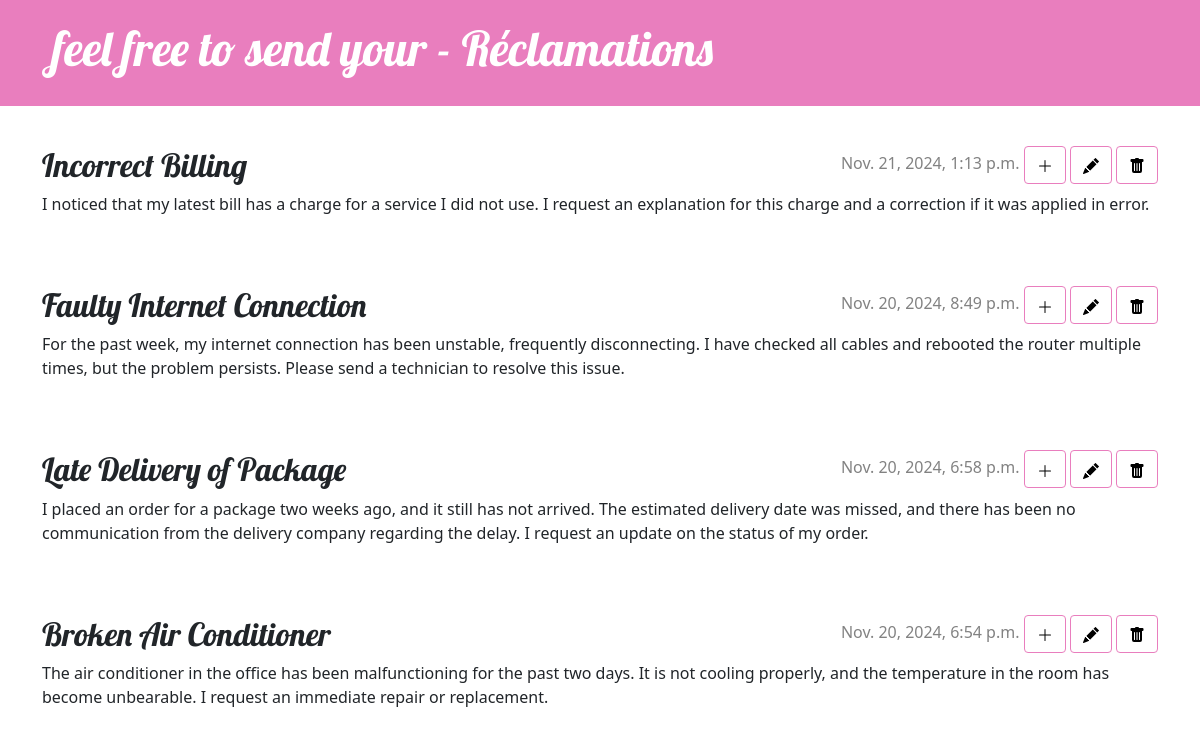
The page /reclamation/list (signed in) on the database its author committed.
### blog/models.py (models this page shows, shortened)
class Reclamation(models.Model):
    author = models.ForeignKey(settings.AUTH_USER_MODEL, on_delete=models.CASCADE)
    title = models.CharField("Titre de la réclamation", max_length=200)
    text = models.TextField("Texte de la réclamation")
    created_date = models.DateTimeField("Date de création", default=timezone.now)
    published_date = models.DateTimeField("Date de publication", blank=True, null=True)

### blog/views.py (the view)
# urls.py: path('reclamation/list', views.reclamation_list, name='reclamation_list'),
def reclamation_list(request):
    reclamations = Reclamation.objects.filter(published_date__lte=timezone.now()).order_by('-published_date')
    return render(request, 'blog/reclamation_list.html', {'reclamations': reclamations})

### blog/templates/blog/reclamation_list.html (shortened to what this page needs)
{% extends 'blog/base.html' %}
{% load static %}
{% block content %}
    {% for reclamation in reclamations %}
        <article class="reclamation">
            {% if user.is_authenticated %}
            <time class="date">{{ reclamation.published_date }}
                <a class="btn btn-secondary" href="{% url 'reclamation_new'  %}">
                    <img src="{% static 'icons/plus-lg.svg' %}" alt="Edit Icon">
                </a>
                <a class="btn btn-secondary" href="{% url 'reclamation_edit' pk=reclamation.pk %}">
                    <img src="{% static 'icons/pencil-fill.svg' %}" alt="new Icon">
                </a>
                <form action="{% url 'reclamation_delete' pk=reclamation.pk %}" method="post" style="display:inline;">
                    <button class="btn btn-secondary" type="submit" onclick="return confirm('Are you sure you want to delete this reclamation?');">
                        <img src="{% static 'icons/trash-fill.svg' %}" alt="Delete Icon">
                    </button>
                </form>
            </time>
            {% endif %}
            <h2><a>{{ reclamation.title }}</a></h2>
            <p>{{ reclamation.text|linebreaksbr }} </p>
        </article>
    {% endfor %}
{% endblock %}

### blog/templates/blog/base.html (shortened to what this page needs)
{% load static %}
<!DOCTYPE html>
<html>
    <head>
        <link rel="stylesheet" href="https://cdn.jsdelivr.net/npm/bootstrap@5.1.3/dist/css/bootstrap.min.css">
        <link rel="stylesheet" href="{% static 'css/blog.css' %}">
    </head>
    <body>
        <header class="page-header">
            <div class="container">
                <h1><a href="/">feel free to send your - Réclamations</a></h1>
            </div>
        </header>
        <main class="content container">
            <div class="row">
                <div class="col">
                    {% block content %}
                    {% endblock %}
                </div>
            </div>
        </main>
    </body>
</html>

### blog/static/css/blog.css (style rules this page uses)
.page-header { background-color: #e97ebe; margin-top: 0; margin-bottom: 40px; padding: 20px 20px 20px 40px; }
.page-header h1, .page-header h1 a, .page-header h1 a:visited, .page-header h1 a:active { color: #ffffff; font-size: 36pt; text-decoration: none; }
h1, h2, h3, h4 { font-family: 'Lobster', cursive; }
.date { color: #828282; }
.reclamation { margin-bottom: 70px; }
.reclamation h2 a, .reclamation h2 a:visited { color: #e97ebe; }
.reclamation > .date, .reclamation > .actions { float: right; }
.btn-secondary, .btn-secondary:visited { color: #e97ebe; background: none; border-color: #e97ebe; }

### rows shown on the page
Reclamation: published_date "Nov. 21, 2024, 1:13 p.m.", title "Incorrect Billing", text "I noticed that my latest bill has a charge for a service I did not use. I request an explanation for this charge and a correction if it was applied in error."
Reclamation: published_date "Nov. 20, 2024, 8:49 p.m.", title "Faulty Internet Connection", text "For the past week, my internet connection has been unstable, frequently disconnecting. I have checked all cables and rebooted the router multiple times, but the problem persists. Please send a technician to resolve this issue."
Reclamation: published_date "Nov. 20, 2024, 6:58 p.m.", title "Late Delivery of Package", text "I placed an order for a package two weeks ago, and it still has not arrived. The estimated delivery date was missed, and there has been no communication from the delivery company regarding the delay. I request an update on the status of my order."
Reclamation: published_date "Nov. 20, 2024, 6:54 p.m.", title "Broken Air Conditioner", text "The air conditioner in the office has been malfunctioning for the past two days. It is not cooling properly, and the temperature in the room has become unbearable. I request an immediate repair or replacement."
